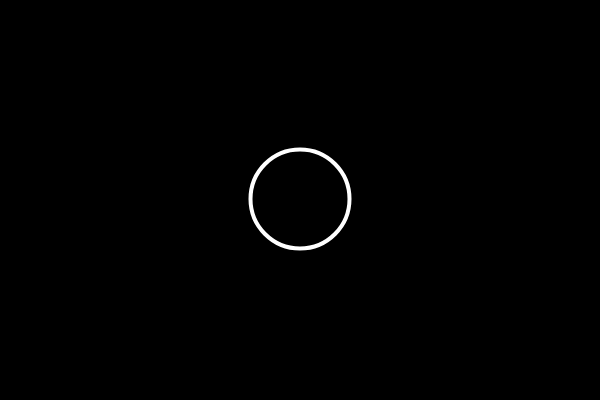
Frame 1 (no input)
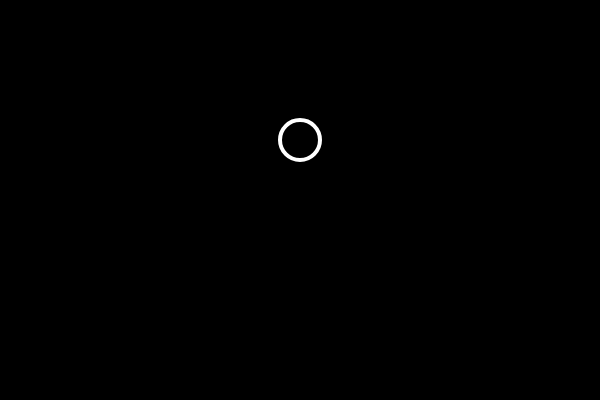
Frame 60 (no input)
Frame 120 (the mouse pressed at the canvas centre since frame 60): identical to frame 60, image omitted

The p5.js sketch that drew these frames (run headless with seeded random() and noise() and a simulated clock; from frame 60 on, the mouse is pressed at the canvas centre):

// p5.js sketch
// ── sketch.js
// 3.1: Introduction to Conditional Statements - p5.js Tutorial

var posH = 200;
var sizeB = 100;



function setup() {
	createCanvas(600, 400);
	
}

function draw() {

background(0);

stroke(255);
strokeWeight(4);
noFill();

if (mouseX > 300) {
	fill(255, 0, 200);

}

if (mouseX > 300) {
 posH++;
 sizeB++;
}
if (mouseX < 300) {
	posH--;
	sizeB--;
}

ellipse(300, posH, sizeB, sizeB);



}
